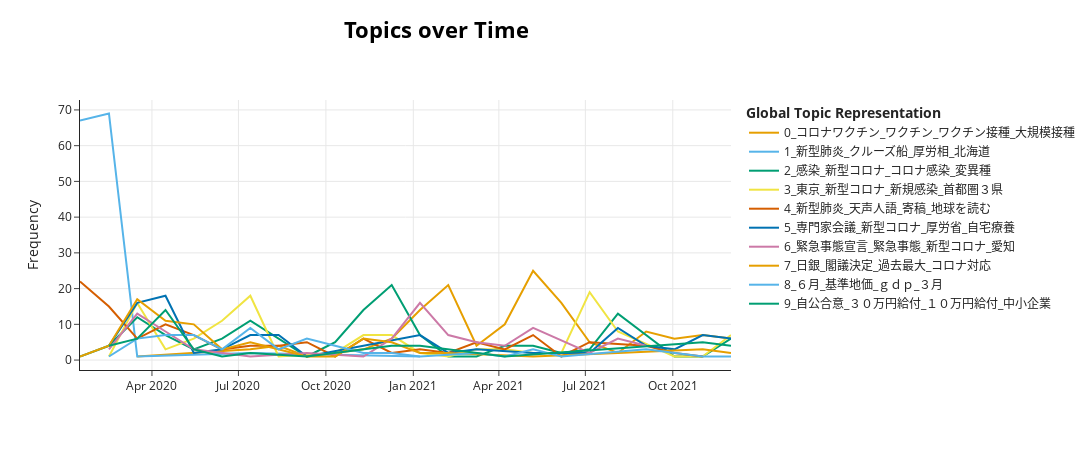

Notebook cell for this chart:
### Code cell
model.model.visualize_topics_over_time(topics_over_time, top_n_topics=10)

### Figure 1 — Plotly figure (JSON) as saved in the notebook; plotly's stock layout.template omitted (floating-point values rounded to 4 significant figures)
{"data": [{"hoverinfo": "text", "hovertext": ["<b>Topic 0</b><br>Words: 自分はいつ感染するか, 防護に不安, 白衣とマスク, 新型コロナ, コロナワクチン", "<b>Topic 0</b><br>Words: 世界１２０種, 需給データ集約, ワクチン本格開発, ワクチン流通最適化へ, 政府", "<b>Topic 0</b><br>Words: 米欧が巨費, 米４億回分確保, 政府が負担, メーカー要望対応, ２３種が臨床段階", "<b>Topic 0</b><br>Words: ワクチン, 合意, 優先接種者は無料, 英大手, ワクチン優先者", "<b>Topic 0</b><br>Words: 英ワクチン治験再開, 一時中断, アストラゼネカ, 副作用疑い, コロナワクチン", "<b>Topic 0</b><br>Words: ファイザー製, 来週ワクチン接種, 米ファイザー製初承認, ワクチン承認, 来週から接種", "<b>Topic 0</b><br>Words: 国内初申請, 接種, ワクチン, 数日中に接種, 心臓病など", "<b>Topic 0</b><br>Words: ワクチン接種, コロナワクチン, ワクチン, ６５歳以上, 今月中旬から", "<b>Topic 0</b><br>Words: コロナワクチン, ワクチン, きょう開始, ワクチン先行接種４万人, 高齢者向け", "<b>Topic 0</b><br>Words: ｍｒｎａワクチン立役者, 不満, テディベアに全財産隠し, ６回接種法発案, ファイザー社製ワクチン", "<b>Topic 0</b><br>Words: コロナワクチン, ワクチン, 来月２４日にも, 一般向けは未定, ４都県の高齢者対象", "<b>Topic 0</b><br>Words: 大規模接種, コロナワクチン, ワクチン接種, 職域接種, 東京", "<b>Topic 0</b><br>Words: 職域接種, コロナワクチン, ワクチン, 党首討論, ワクチン接種", "<b>Topic 0</b><br>Words: １１月完了, ワクチン不足, 感染力強力, 自治体９割, ６割見通せず", "<b>Topic 0</b><br>Words: １６３万回分使用中止, 大病院と連携, かかりつけ医, 接種進捗が示す医療効率, モデルナ製一部に異物", "<b>Topic 0</b><br>Words: 年内にも, コロナワクチン, ３回目接種, コロナ宣言下, おまけ", "<b>Topic 0</b><br>Words: 厚労省方針, ３回目接種, コロナワクチン, 制限緩和, ｊ会場で開始", "<b>Topic 0</b><br>Words: ３回目, コロナワクチン, 当面１８歳以上, 交互接種を容認, 接種７割の独は", "<b>Topic 0</b><br>Words: コロナワクチン, ３回目接種, 一般の高齢者は２月以降, ３１００万人前倒し, １１歳接種"], "marker": {"color": "#E69F00"}, "mode": "lines", "name": "0_コロナワクチン_ワクチン_ワクチン接種_大規模接種", "type": "scatter", "x": ["2020-03-16T12:00:00", "2020-05-15T00:00:00", "2020-07-13T12:00:00", "2020-08-12T06:00:00", "2020-09-11T00:00:00", "2020-11-09T12:00:00", "2020-12-09T06:00:00", "2021-01-08T00:00:00", "2021-02-06T18:00:00", "2021-03-08T12:00:00", "2021-04-07T06:00:00", "2021-05-07T00:00:00", "2021-06-05T18:00:00", "2021-07-05T12:00:00", "2021-08-04T06:00:00", "2021-09-03T00:00:00", "2021-10-02T18:00:00", "2021-11-01T12:00:00", "2021-12-01T06:00:00"], "y": [1, 2, 3, 4, 1, 3, 6, 14, 21, 4, 10, 25, 16, 5, 2, 8, 6, 7, 6]}, {"hoverinfo": "text", "hovertext": ["<b>Topic 1</b><br>Words: 新型肺炎, クルーズ船, 国内初の死者, 指定感染症に, 武漢で入院", "<b>Topic 1</b><br>Words: 新型肺炎, 厚労相, クルーズ船, 北海道, 週末の外出自粛要請", "<b>Topic 1</b><br>Words: 重症者急増に備え, 増産要請へ, 人工呼吸器, 政府, 新型肺炎", "<b>Topic 1</b><br>Words: 山本寛斎さん死去, デザイナー, 陽性３割の衝撃, ７６歳, 企画演出", "<b>Topic 1</b><br>Words: 直近１カ月で全体４割, 人工呼吸器使えない例も, コロナ死者, 新型肺炎, クルーズ船"], "marker": {"color": "#56B4E9"}, "mode": "lines", "name": "1_新型肺炎_クルーズ船_厚労相_北海道", "type": "scatter", "x": ["2020-01-16T06:51:50.400000", "2020-02-15T18:00:00", "2020-03-16T12:00:00", "2020-07-13T12:00:00", "2021-01-08T00:00:00"], "y": [67, 69, 1, 2, 1]}, {"hoverinfo": "text", "hovertext": ["<b>Topic 2</b><br>Words: ｗｈｏが再び緊急会合, ｓａｒｓ上回る, 世界で８１００人超感染, 感染, 新型コロナ", "<b>Topic 2</b><br>Words: ｗｈｏ, 感染, 非常に高い, パンデミック表明, １００カ国", "<b>Topic 2</b><br>Words: 都内, 経路不明急増, 新たに７８人, 感染２０万人超す, 半数追えず", "<b>Topic 2</b><br>Words: 人工呼吸器９割, 医療品, 国産化へ４００社超協力, 海外依存高く, 世界に新たなリスク", "<b>Topic 2</b><br>Words: 政府緩和案, １日最大２５０人, ４か国対象, 運ぶのは避難民, コロナ感染死者", "<b>Topic 2</b><br>Words: 感染者１０００万人, コロナ感染第２波なら, ピーク時, 緊急事態解除後で最多, 新規感染の７５", "<b>Topic 2</b><br>Words: 全国, コロナ感染, 国内感染５万人超, 全国１５７９人, 全国１２６０人感染", "<b>Topic 2</b><br>Words: 欧州で拡大, 世界感染者３０００万人超, インド, 新型コロナ, 感染", "<b>Topic 2</b><br>Words: 国内感染１０万人超, 夜間外出禁止始まる, 微増の傾向続く, 第１波の３倍, 地方で増加顕著", "<b>Topic 2</b><br>Words: ４日連続最多, 感染最多, 国内感染, 国内感染最多１６６０人, コロナ国内感染", "<b>Topic 2</b><br>Words: 変異種, 国内初確認, 南ア変異種, 英から到着の５人, コロナ感染", "<b>Topic 2</b><br>Words: 英変異株, ３週間余で１０万人増, 国内で市中感染か, 英国型の変異種, 滞在歴ない３人", "<b>Topic 2</b><br>Words: 冬まで感染広がる, 尾身氏, 新型コロナ, 感染, コロナ感染", "<b>Topic 2</b><br>Words: ３４都府県で増加, 再拡大鮮明, 感染者, コロナ, 感染", "<b>Topic 2</b><br>Words: 新たに変異株感染, １カ月で１４倍に増, 急拡大の一因か, 東北, ５月に７割超す恐れ", "<b>Topic 2</b><br>Words: 全国７２００人感染, 日曜では過去最多, １５道県で最多, １４道県で最多, ４か月ぶり", "<b>Topic 2</b><br>Words: ２カ月で４８００床積み増し, 工夫で捻出したが, 都内感染７００人超す, 直近１週間, ステージ４相当", "<b>Topic 2</b><br>Words: 首都圏３県追加も, 全国感染１万２０００人超す, 全国感染１万人超え, 最多９５８２人, １０都府県最多更新", "<b>Topic 2</b><br>Words: 国内感染, 感染爆発, 感染, １６都府県５割超, ２７府県", "<b>Topic 2</b><br>Words: 宣言解除１カ月, 感染ピークの１００分の１, 年末警戒, 第６波, 新型コロナ", "<b>Topic 2</b><br>Words: 欧州で拡散, オランダ１３人感染, 新変異株, オミクロン, 新型コロナ", "<b>Topic 2</b><br>Words: オミクロン株, 拡大続く, 死者数は横ばい, ９３万人, 世界の感染最多"], "marker": {"color": "#009E73"}, "mode": "lines", "name": "2_感染_新型コロナ_コロナ感染_変異種", "type": "scatter", "x": ["2020-01-16T06:51:50.400000", "2020-02-15T18:00:00", "2020-03-16T12:00:00", "2020-04-15T06:00:00", "2020-05-15T00:00:00", "2020-06-13T18:00:00", "2020-07-13T12:00:00", "2020-09-11T00:00:00", "2020-10-10T18:00:00", "2020-11-09T12:00:00", "2020-12-09T06:00:00", "2021-01-08T00:00:00", "2021-02-06T18:00:00", "2021-03-08T12:00:00", "2021-04-07T06:00:00", "2021-05-07T00:00:00", "2021-06-05T18:00:00", "2021-07-05T12:00:00", "2021-08-04T06:00:00", "2021-10-02T18:00:00", "2021-11-01T12:00:00", "2021-12-01T06:00:00"], "y": [1, 4, 12, 7, 3, 6, 11, 1, 5, 14, 21, 7, 1, 1, 4, 4, 2, 3, 13, 1, 1, 6]}, {"hoverinfo": "text", "hovertext": ["<b>Topic 3</b><br>Words: 新型肺炎響く, 小売り, 横浜１０, 大阪１５, 消費にブレーキ", "<b>Topic 3</b><br>Words: 東京, １日で最多, 感染１１８人, 千葉, 新型コロナ", "<b>Topic 3</b><br>Words: 東京, 関西で７カ所, コロナ専念, 救命救急, 大阪１００人分析", "<b>Topic 3</b><br>Words: 東京アラート, あす全面解除で調整, 東京２人, ２１４人感染, １６人感染", "<b>Topic 3</b><br>Words: 東京, 新規感染最多２２４人, 都外への移動, 感染者新たに１３１人, ９日の新規分", "<b>Topic 3</b><br>Words: 東京, 最多７９５人, 最多, サッカー, 感染拡大", "<b>Topic 3</b><br>Words: 重症増加, 先月ピーク, 感染再拡大, コロナ分科会, 沖縄", "<b>Topic 3</b><br>Words: 横浜スタジアム, 全国１３３２人, 拡大の傾向, 五輪の参考に, 感染最多１８７人", "<b>Topic 3</b><br>Words: 新規感染, 東京, ２週間で倍, ７府県, 東京４９３人", "<b>Topic 3</b><br>Words: 新たに１３３７人感染, 東京, 全国も更新, 東京６２１人, 最多３０４１人", "<b>Topic 3</b><br>Words: 施設, 入院, 病床使用率, ３人死亡, 宮崎", "<b>Topic 3</b><br>Words: 入院後回しも, 全体の２８, 高齢者施設の感染, 急増, コロナ死者", "<b>Topic 3</b><br>Words: 大阪最多７１９人, 山形も独自宣言, 変異型軽症者らの療養, 沖縄急増, 東京など入院継続", "<b>Topic 3</b><br>Words: ８７８人感染, 聖火リレー公道中止, コロナ軽症者に遠隔診療, 病床不足に対応, 東京１０５０人", "<b>Topic 3</b><br>Words: 重症者急増, きょう緊急事態, 入院率１０, 地方の感染なお高水準, ４月以降", "<b>Topic 3</b><br>Words: モニタリング会議, 東京でリバウンド, 感染悪化, 第４波より早い, 人出急増続く", "<b>Topic 3</b><br>Words: 東京, 首都圏３県, 東京五輪, 有観客検討を, バッハ氏", "<b>Topic 3</b><br>Words: 東京, 専門家報告, 医療, お盆明け, 東京の重症者", "<b>Topic 3</b><br>Words: 地域差目立つ, 山梨県の９８, 飲食店の感染対策認証, ７道県は１０, が取得", "<b>Topic 3</b><br>Words: 新変異型, 最警戒レベルに上げ, 独伊蘭豪でも, 日本, 東京", "<b>Topic 3</b><br>Words: 市中感染, オミクロン株, オミクロン, 経路不明の３人, 豪でも疑い例"], "marker": {"color": "#F0E442"}, "mode": "lines", "name": "3_東京_新型コロナ_新規感染_首都圏３県", "type": "scatter", "x": ["2020-02-15T18:00:00", "2020-03-16T12:00:00", "2020-04-15T06:00:00", "2020-05-15T00:00:00", "2020-06-13T18:00:00", "2020-07-13T12:00:00", "2020-08-12T06:00:00", "2020-10-10T18:00:00", "2020-11-09T12:00:00", "2020-12-09T06:00:00", "2021-01-08T00:00:00", "2021-02-06T18:00:00", "2021-03-08T12:00:00", "2021-04-07T06:00:00", "2021-05-07T00:00:00", "2021-06-05T18:00:00", "2021-07-05T12:00:00", "2021-08-04T06:00:00", "2021-10-02T18:00:00", "2021-11-01T12:00:00", "2021-12-01T06:00:00"], "y": [1, 16, 3, 6, 11, 18, 1, 2, 7, 7, 2, 1, 3, 3, 2, 2, 19, 8, 1, 1, 7]}, {"hoverinfo": "text", "hovertext": ["<b>Topic 4</b><br>Words: 新型肺炎, 政府チャーター機, 入国規制６２カ国, に格上げ, 収容追いつかず", "<b>Topic 4</b><br>Words: 新型肺炎, 北海道, 再考促す, 新たに２３人, 部活も自粛を", "<b>Topic 4</b><br>Words: 天声人語, 政治にビジョン不可欠, 三重, コロナの暗く長い闇, コロナは青鬼", "<b>Topic 4</b><br>Words: 大型連休初日, １週間ゼロ, も目安, 休業要請応じぬ６店, 福岡も", "<b>Topic 4</b><br>Words: 観光喚起, 業務遂行に必要, 委託費３０９５億円, 妖怪, コロナ鎮めて", "<b>Topic 4</b><br>Words: コロナ分科会了承, イベント５０００人に緩和, パンデミックの序章, マスクと湘南, １０日から", "<b>Topic 4</b><br>Words: お盆休みスタート, 帰れぬ人, 一律自粛求めぬ, ｇｏｔｏスタート, お盆帰省", "<b>Topic 4</b><br>Words: コロナで失速, アベノミクス, 変革期, 新浪剛史氏, 事業者に掲示義務案", "<b>Topic 4</b><br>Words: 来月８日, 立皇嗣の礼, ホストクラブ, コロナ対策に万全, なぜ", "<b>Topic 4</b><br>Words: 編集手帳, １１月４日, 新型肺炎, 天声人語, 寄稿", "<b>Topic 4</b><br>Words: キャンセル料負担を, 受け入れ断念, コロナ対策費含まず, 東京医科歯科大付属病院, 組織委試算", "<b>Topic 4</b><br>Words: 国内初確認, 南ア変異, 英から帰国, ５人, 関空", "<b>Topic 4</b><br>Words: コロナ対応陳謝も, コロナ禍の百人一首, 施政方針演説, 一日も早く収束, ゼロコロナに", "<b>Topic 4</b><br>Words: コロナの後遺症, 新型肺炎の中国, 武漢での感染拡大に小欄が最初にふれたのは, 天声人語, 余録", "<b>Topic 4</b><br>Words: 兵庫, 宮城, 山形, 課題先送りのツケ, まん延防止初適用へ", "<b>Topic 4</b><br>Words: まん延防止, 埼玉, 千葉, 神奈川, 愛知", "<b>Topic 4</b><br>Words: 東京五輪, パラリンピック, 開幕まで２カ月, 五輪開催基準, 京阪神ほぼ１００", "<b>Topic 4</b><br>Words: 石川, １３日期限で終了, 群馬, 熊本, まん延防止", "<b>Topic 4</b><br>Words: コロナ感染初確認, 選手村滞在２選手, 対コロナ戦, 細谷雄一, 五輪中止ない", "<b>Topic 4</b><br>Words: 政権運営, 宣言延長決定, 崩れた, １強, コロナ禍でネット通販や宅配など", "<b>Topic 4</b><br>Words: 政権選択に参加を, コロナと留学, 望月公一, 編集委員, 天声人語", "<b>Topic 4</b><br>Words: 嗚咽どうして, コロナ休校の爪痕, 学校に行けない, 一斉休校明け, 新型肺炎"], "marker": {"color": "#D55E00"}, "mode": "lines", "name": "4_新型肺炎_天声人語_寄稿_地球を読む", "type": "scatter", "x": ["2020-01-16T06:51:50.400000", "2020-02-15T18:00:00", "2020-03-16T12:00:00", "2020-04-15T06:00:00", "2020-05-15T00:00:00", "2020-06-13T18:00:00", "2020-07-13T12:00:00", "2020-08-12T06:00:00", "2020-09-11T00:00:00", "2020-10-10T18:00:00", "2020-11-09T12:00:00", "2020-12-09T06:00:00", "2021-01-08T00:00:00", "2021-02-06T18:00:00", "2021-03-08T12:00:00", "2021-04-07T06:00:00", "2021-05-07T00:00:00", "2021-06-05T18:00:00", "2021-07-05T12:00:00", "2021-09-03T00:00:00", "2021-10-02T18:00:00", "2021-11-01T12:00:00"], "y": [22, 15, 6, 10, 7, 3, 4, 4, 5, 1, 6, 2, 3, 2, 5, 3, 7, 1, 5, 4, 2, 1]}, {"hoverinfo": "text", "hovertext": ["<b>Topic 5</b><br>Words: 民間も対象, 爆発的感染, 医師判断で全患者検査, 流行なら病床不足, 国が要請", "<b>Topic 5</b><br>Words: 専門家会議, 感染拡大なら休校, 専門家会議が検討要請, 都市部, ５都府県", "<b>Topic 5</b><br>Words: 崩れる医療, 専門家会議, 新型コロナ, ｉｃｕ, 該当なら", "<b>Topic 5</b><br>Words: 看護職が６割, 医療関係者, 発症前日検査, 感染１５９０人, ｐｃｒ陽性３３", "<b>Topic 5</b><br>Words: 医療体制軸に総合判断, 注意喚起, 数値基準を撤廃, 医療物資, 介護施設に届かず", "<b>Topic 5</b><br>Words: 感染状況, 分科会, 厚労省の専門家組織, ６つの指標, 判断６指標案", "<b>Topic 5</b><br>Words: 感染症学会理事長が見解, 第２波まっただ中, 聴診器もリモート, まずかかりつけ医に電話, まず医療機関へ", "<b>Topic 5</b><br>Words: アーム伸び積載, 家庭ごみ, 触らず収集, 環境省, 実証事業へ", "<b>Topic 5</b><br>Words: 新型コロナ感染拡大, 医療体制非常に厳しい, 病床使用率２５, 助言機関, 乳がん検診停止", "<b>Topic 5</b><br>Words: 感染症法改正案, 解消できるか, コロナ回復しても退院できず, コロナ病床増へ勧告, コロナ病床増", "<b>Topic 5</b><br>Words: 拠点病院整備を, エクモ専門医が危惧, 想定以上, 感染すると重篤, アンケート", "<b>Topic 5</b><br>Words: 感染症医療, 病床確保に強制権なし, 見直し, ４割がコロナ対応遅れ, 戦略的体制に", "<b>Topic 5</b><br>Words: 対中, 最大月３２７時間, 急増時に病床融通, 医師残業, 過労死ライン４倍", "<b>Topic 5</b><br>Words: 治療どこで, 開始へ, 患者受け入れ, 情報集約, サイト新設へ", "<b>Topic 5</b><br>Words: 宿泊療養を限定, 入院患者以外は原則自宅, 軽症, 中等症の一部, 感染増加地域", "<b>Topic 5</b><br>Words: 医療, 見直し要求, 初の病床確保要請, 医療整備が急務, 請求の７割", "<b>Topic 5</b><br>Words: 今も第４波並み, 全国の感染, リバウンド警戒, 医療体制負荷, 招いた", "<b>Topic 5</b><br>Words: 感染症チーム, 優等生に学べ, 感染したら, 感染症流行時, ｄｍａｔ", "<b>Topic 5</b><br>Words: 新指標, １０５施設, ５段階, がん診断１割減, 監視網を強化", "<b>Topic 5</b><br>Words: 第５波, 感染届け漏れ, 感染力は高く, 感染増も軽症多く, 全希望者"], "marker": {"color": "#0072B2"}, "mode": "lines", "name": "5_専門家会議_新型コロナ_厚労省_自宅療養", "type": "scatter", "x": ["2020-02-15T18:00:00", "2020-03-16T12:00:00", "2020-04-15T06:00:00", "2020-05-15T00:00:00", "2020-06-13T18:00:00", "2020-07-13T12:00:00", "2020-08-12T06:00:00", "2020-09-11T00:00:00", "2020-11-09T12:00:00", "2021-01-08T00:00:00", "2021-02-06T18:00:00", "2021-03-08T12:00:00", "2021-05-07T00:00:00", "2021-06-05T18:00:00", "2021-07-05T12:00:00", "2021-08-04T06:00:00", "2021-09-03T00:00:00", "2021-10-02T18:00:00", "2021-11-01T12:00:00", "2021-12-01T06:00:00"], "y": [4, 16, 18, 2, 3, 7, 7, 1, 4, 7, 2, 3, 2, 2, 2, 9, 4, 3, 7, 6]}, {"hoverinfo": "text", "hovertext": ["<b>Topic 6</b><br>Words: コロナ対策第２弾, さらに１０日, 苦境の中小支援, 検査を拡充, 改正特措法が成立", "<b>Topic 6</b><br>Words: 緊急事態宣言, 重大局面, 政府対策本部を設置, 可能に, 知事", "<b>Topic 6</b><br>Words: きょう決定, 緊急事態宣言, 連休後半に判断, 全国視野, ５月末まで休校へ", "<b>Topic 6</b><br>Words: ｎｔｔドコモ, 国の解除翌日に, 全国８７地点で前週日曜より人出増加, 感染者減で前倒し, 休業要請緩和へ", "<b>Topic 6</b><br>Words: 警戒最高レベル, ｇｏｔｏ再検討要請, 新型コロナ, 緊急事態宣言, 緊急事態", "<b>Topic 6</b><br>Words: ４連休初日, 期待と不安, 主要駅などの８割で前週比人出増, 上限５０００人, ドコモ調査", "<b>Topic 6</b><br>Words: 警戒レベル, 最高, 新型コロナ, 緊急事態宣言, 緊急事態", "<b>Topic 6</b><br>Words: あす決定, 緊急事態宣言, 来月７日まで, １都３県, イベント人数制限", "<b>Topic 6</b><br>Words: 緊急事態宣言, 緊急事態, 栃木除く１０都府県, 来月７日まで, 関西３府県", "<b>Topic 6</b><br>Words: 緊急事態, 緊急事態宣言, 愛知, １０都府県, 宣言解除を要請", "<b>Topic 6</b><br>Words: 大阪府要請へ, 宣言２回目, 直前から６ポイント, 来月１９日から, 対策５本柱", "<b>Topic 6</b><br>Words: ４都府県, 緊急事態宣言, あすから来月１１日, 福岡追加, 要請準備", "<b>Topic 6</b><br>Words: ９都道府県, 緊急事態, 来月２０日まで, 連絡先誤る, 来月２０日まで軸に調整", "<b>Topic 6</b><br>Words: ５道府県, 県またぐ移動, 緊急事態６都府県に拡大, 活発化, 来月３１日まで", "<b>Topic 6</b><br>Words: １３都府県に, 緊急事態, 救急搬送困難急増, 前週比, 緊急事態拡大", "<b>Topic 6</b><br>Words: １カ月経過措置, 第６波備え医療見直し, 臨時施設確保を, 緊急事態あすで解除, 国民の納得感不可欠"], "marker": {"color": "#CC79A7"}, "mode": "lines", "name": "6_緊急事態宣言_緊急事態_新型コロナ_愛知", "type": "scatter", "x": ["2020-02-15T18:00:00", "2020-03-16T12:00:00", "2020-04-15T06:00:00", "2020-05-15T00:00:00", "2020-07-13T12:00:00", "2020-09-11T00:00:00", "2020-11-09T12:00:00", "2020-12-09T06:00:00", "2021-01-08T00:00:00", "2021-02-06T18:00:00", "2021-03-08T12:00:00", "2021-04-07T06:00:00", "2021-05-07T00:00:00", "2021-07-05T12:00:00", "2021-08-04T06:00:00", "2021-09-03T00:00:00"], "y": [3, 13, 8, 3, 1, 2, 1, 6, 16, 7, 5, 4, 9, 2, 6, 4]}, {"hoverinfo": "text", "hovertext": ["<b>Topic 7</b><br>Words: 世界で中止, に影, 大規模行事, 経済効果３３兆円, 日銀", "<b>Topic 7</b><br>Words: 家計に現金給付案, 非常事態で５兆円, 子育て世帯を支援, 金融支援１, 検査拡充や企業支援", "<b>Topic 7</b><br>Words: 日銀, ｇｄｐの１割, 財政支出３９兆円, 過去最大, 閣議決定", "<b>Topic 7</b><br>Words: 日銀, 社債, うち対象, 総裁, 月内にも", "<b>Topic 7</b><br>Words: ２次補正, ３２兆円決定, 経済対策２００兆円規模, 歳出総額３２兆円, 数年内に運用", "<b>Topic 7</b><br>Words: １９年度, 市場をコロナ直撃, ドル不足の試練, ５８, 貯金", "<b>Topic 7</b><br>Words: １２兆円黒字, ドルの信認問う金高値, 財政収支７, 資金繰り, コロナ再拡大で", "<b>Topic 7</b><br>Words: コロナ対応で膨張, ２１年度予算, １０５兆円超え, 概算要求, 過去最大", "<b>Topic 7</b><br>Words: ｈｐで年内公開, コロナ自費検査一覧化, 費用や手法, 比較可能, 厚労省", "<b>Topic 7</b><br>Words: 首相会見, ５兆円増, コロナ交付金１, 地銀６割が減益, ７３兆円決定", "<b>Topic 7</b><br>Words: 閣議決定, 来年３月から, 受給疑いは３０億円, 国債, 不正６０００件", "<b>Topic 7</b><br>Words: 全国大手４社, コロナで収入減, ３次補正予算成立, ｇｏｔｏ延長に１兆円, ７万世帯", "<b>Topic 7</b><br>Words: 貯蓄率, たまる消費の反発力, 過去最大１０６兆円, 日米欧で最高水準, 予算案", "<b>Topic 7</b><br>Words: ６兆ドル予算教書, コロナ復興へ積極財政, 日銀, 閣議決定, 過去最大", "<b>Topic 7</b><br>Words: 争奪戦, 最大１億円獲得, 申請支援, コロナ補助金, コロナ困窮者支援金", "<b>Topic 7</b><br>Words: コロナ下の金融政策転換, コロナ予算２１兆円繰り越し, 月内開始, ２０年度, ５５兆円", "<b>Topic 7</b><br>Words: 検証求める声, 膨張, １０７兆円予算案, 費用対効果, 税収最高見込む"], "marker": {"color": "#E69F00"}, "mode": "lines", "name": "7_日銀_閣議決定_過去最大_コロナ対応", "type": "scatter", "x": ["2020-01-16T06:51:50.400000", "2020-02-15T18:00:00", "2020-03-16T12:00:00", "2020-04-15T06:00:00", "2020-05-15T00:00:00", "2020-06-13T18:00:00", "2020-07-13T12:00:00", "2020-09-11T00:00:00", "2020-10-10T18:00:00", "2020-11-09T12:00:00", "2020-12-09T06:00:00", "2021-01-08T00:00:00", "2021-02-06T18:00:00", "2021-05-07T00:00:00", "2021-08-04T06:00:00", "2021-11-01T12:00:00", "2021-12-01T06:00:00"], "y": [1, 4, 17, 11, 10, 3, 5, 1, 1, 6, 5, 2, 2, 1, 2, 3, 2]}, {"hoverinfo": "text", "hovertext": ["<b>Topic 8</b><br>Words: 百貨店２月売上高２桁減, 冷える消費, 宿泊プランの３割値下げ, 動けぬ個人, 自粛の影響懸念", "<b>Topic 8</b><br>Words: 首都圏の鉄道利用７割減, 外出自粛で, ２８, ２９日, 国内５工場停止", "<b>Topic 8</b><br>Words: 初のマイナス, コロナ直撃, ３月, トヨタ８割減益予想, 今期予想", "<b>Topic 8</b><br>Words: コロナ打撃, 成長, 雇用懸念, 年３, ｇｄｐ２期連続マイナス", "<b>Topic 8</b><br>Words: 景況感, ６月短観, ５月訪日客, リーマン以来, 最少１７００人", "<b>Topic 8</b><br>Words: ６月, ６月期, ｇｄｐ, ｖ字回復困難, 主要４５００社の４", "<b>Topic 8</b><br>Words: ６月, 最悪に, ｉｍｆ２０年見通し, 第２次大戦, 内外需直撃", "<b>Topic 8</b><br>Words: 基準地価, ３年ぶり下落, ６月, 超え, コロナで電力需要減る中", "<b>Topic 8</b><br>Words: トヨタ最終益１, トヨタへ社員出向, ２２年度まで３５００人削減, コロナ前水準には戻らず, 一転３３", "<b>Topic 8</b><br>Words: 年２１, ｇｄｐ, 打撃の５割回復, ｇｄｐ急反発, コロナ前水準なお遠く", "<b>Topic 8</b><br>Words: 主要企業アンケート, なお遠く, 改善, 大企業の景況感, 投資慎重", "<b>Topic 8</b><br>Words: ５年ぶり世界一, 昨年販売９５２万台, 中国で好調, トヨタ, ６月", "<b>Topic 8</b><br>Words: 非製造業は改善鈍く, ３月短観, 公示地価６年ぶり下落, 製造業景況感, 都市部商業地に打撃", "<b>Topic 8</b><br>Words: 伸び最高, 中国ｇｄｐ１８, コロナ反動, 中国ｇｄｐ, ３月", "<b>Topic 8</b><br>Words: 少子化, 出生数４, 企業利益４, 昨年度, 個人消費１", "<b>Topic 8</b><br>Words: １００社調査, ６１社, 停滞感再び増す, 足踏み, 景気", "<b>Topic 8</b><br>Words: 基準地価, で下落, 名古屋は上昇, 基準地価０, 全国商業地５５", "<b>Topic 8</b><br>Words: 大幅減速, 半導体不足, デルタ株, 年間生産の５, 国内８社", "<b>Topic 8</b><br>Words: 上場企業, 営業益７, 東証１部上場企業, ９月中間, コロナ前１９年比", "<b>Topic 8</b><br>Words: 英国, 量的緩和縮小, コロナ後初利上げ, 米欧, ２５"], "marker": {"color": "#56B4E9"}, "mode": "lines", "name": "8_６月_基準地価_ｇｄｐ_３月", "type": "scatter", "x": ["2020-02-15T18:00:00", "2020-03-16T12:00:00", "2020-04-15T06:00:00", "2020-05-15T00:00:00", "2020-06-13T18:00:00", "2020-07-13T12:00:00", "2020-08-12T06:00:00", "2020-09-11T00:00:00", "2020-10-10T18:00:00", "2020-11-09T12:00:00", "2020-12-09T06:00:00", "2021-01-08T00:00:00", "2021-03-08T12:00:00", "2021-04-07T06:00:00", "2021-05-07T00:00:00", "2021-06-05T18:00:00", "2021-09-03T00:00:00", "2021-10-02T18:00:00", "2021-11-01T12:00:00", "2021-12-01T06:00:00"], "y": [1, 6, 7, 7, 3, 9, 3, 6, 4, 2, 2, 1, 2, 1, 3, 1, 3, 2, 1, 1]}, {"hoverinfo": "text", "hovertext": ["<b>Topic 9</b><br>Words: 株暴落, 東証１万８０００円割れ, 新型コロナ拡大, 円高, 一時１０１円台", "<b>Topic 9</b><br>Words: ３０万円給付, ３０万円, 緊急経済対策, あす閣議決定, 減収世帯に給付へ", "<b>Topic 9</b><br>Words: １店舗５０万円, 協力金を追加支給, 他の自治体焦点, 原油急落, 中小企業", "<b>Topic 9</b><br>Words: １人最大２０万円, ｎｙは大幅反発, 年７５０万円, オンライン授業のためではない, 渡米", "<b>Topic 9</b><br>Words: 受け付け開始へ, １０日から休業者, １４日から家賃支援, 給付金, 新型コロナ", "<b>Topic 9</b><br>Words: 企業申請二の足, ８０億円止まり, 親の休業助成, 協力金２０万円, 都が再要請", "<b>Topic 9</b><br>Words: 裁判所に近く訴え, 命に関わる, 刑務所の３密, 大阪の受刑者, コロナ", "<b>Topic 9</b><br>Words: 金額, 時短営業協力金６０万円, 三井不動産, ひとり親世帯, 取得", "<b>Topic 9</b><br>Words: 時短協力店に１００万円, 休業命令違反, 事業者向け拡大, 時短協力金６万円に増額, 来月１１日まで要請延長", "<b>Topic 9</b><br>Words: 時短拒否, 米アップル, 関連法改正案, 罰則導入が柱, 入院拒否など刑事罰削除", "<b>Topic 9</b><br>Words: 緩和, 警戒水準, 株３万円台回復, 株２万９０００円突破, 株や住宅価格", "<b>Topic 9</b><br>Words: ３都府遅れ, 時短協力金, ３月末支給, 京都２割, 大阪", "<b>Topic 9</b><br>Words: 自公合意, 最大２５０万円, １０万円相当給付, ７兆円対策, 政府給付金", "<b>Topic 9</b><br>Words: 衆院予算委, 補正予算成立後に提示, 所得制限なし給付容認, 年内一括給付容認, 無条件で"], "marker": {"color": "#009E73"}, "mode": "lines", "name": "9_自公合意_３０万円給付_１０万円給付_中小企業", "type": "scatter", "x": ["2020-02-15T18:00:00", "2020-03-16T12:00:00", "2020-04-15T06:00:00", "2020-05-15T00:00:00", "2020-06-13T18:00:00", "2020-07-13T12:00:00", "2020-09-11T00:00:00", "2020-11-09T12:00:00", "2020-12-09T06:00:00", "2021-01-08T00:00:00", "2021-02-06T18:00:00", "2021-04-07T06:00:00", "2021-11-01T12:00:00", "2021-12-01T06:00:00"], "y": [4, 6, 14, 3, 1, 2, 1, 3, 4, 4, 3, 1, 5, 4]}], "layout": {"height": 450, "hoverlabel": {"bgcolor": "white", "font": {"family": "Rockwell", "size": 16}}, "legend": {"title": {"text": "<b>Global Topic Representation"}}, "title": {"font": {"color": "Black", "size": 22}, "text": "<b>Topics over Time", "x": 0.4, "xanchor": "center", "y": 0.95, "yanchor": "top"}, "width": 1250, "xaxis": {"showgrid": true}, "yaxis": {"showgrid": true, "title": {"text": "Frequency"}}}}
